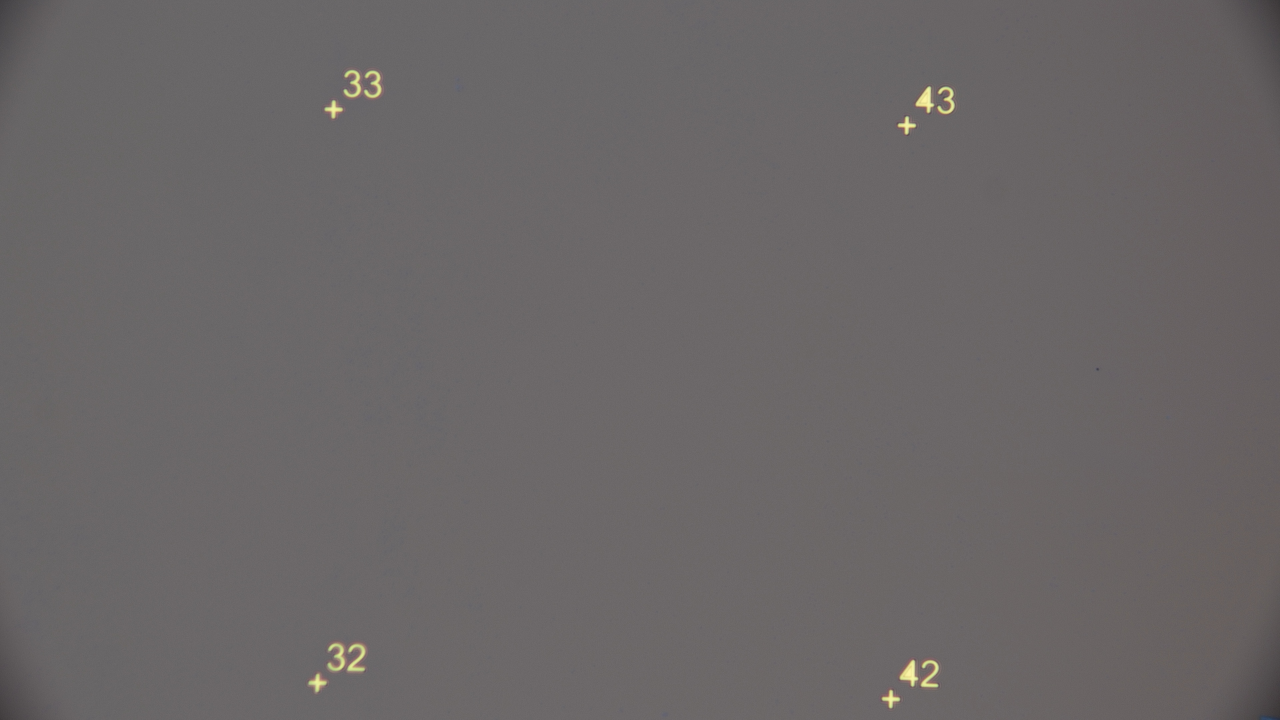
#> input picture ImageStitch/microscope_images/01.jpg, 3840 x 2160 px, found by its file name (shown at 1/3 size); its folder holds 4 pictures in this run
$ python vM2Stitch.py
#> lines starting #> are read from the running program, lines starting #| are printed output that depends on the picture
"""
https://github.com/yfukai/m2stitch
https://m2stitch.readthedocs.io/en/latest/
"""

from os import path
import os

import numpy as np
import pandas as pd
from PIL import Image

import m2stitch

def main():
    # Create output directory if it doesn't exist
    output_dir = "ImageStitch/output"
    if not os.path.exists(output_dir):
        os.makedirs(output_dir)

    image_dir = "ImageStitch/microscope_images"

    output_npy = "ImageStitch/subimages.npy"
    output_csv = "ImageStitch/subimages_props.csv"

    # Get a sorted list of image files (assuming they are named in a grid order)
    image_files = sorted([f for f in os.listdir(image_dir) if f.endswith(".jpg")])

    # print(image_files)

    # Load images as grayscale (or adjust as needed)
    images = [np.array(Image.open(os.path.join(image_dir, img)).convert("L")) for img in image_files]
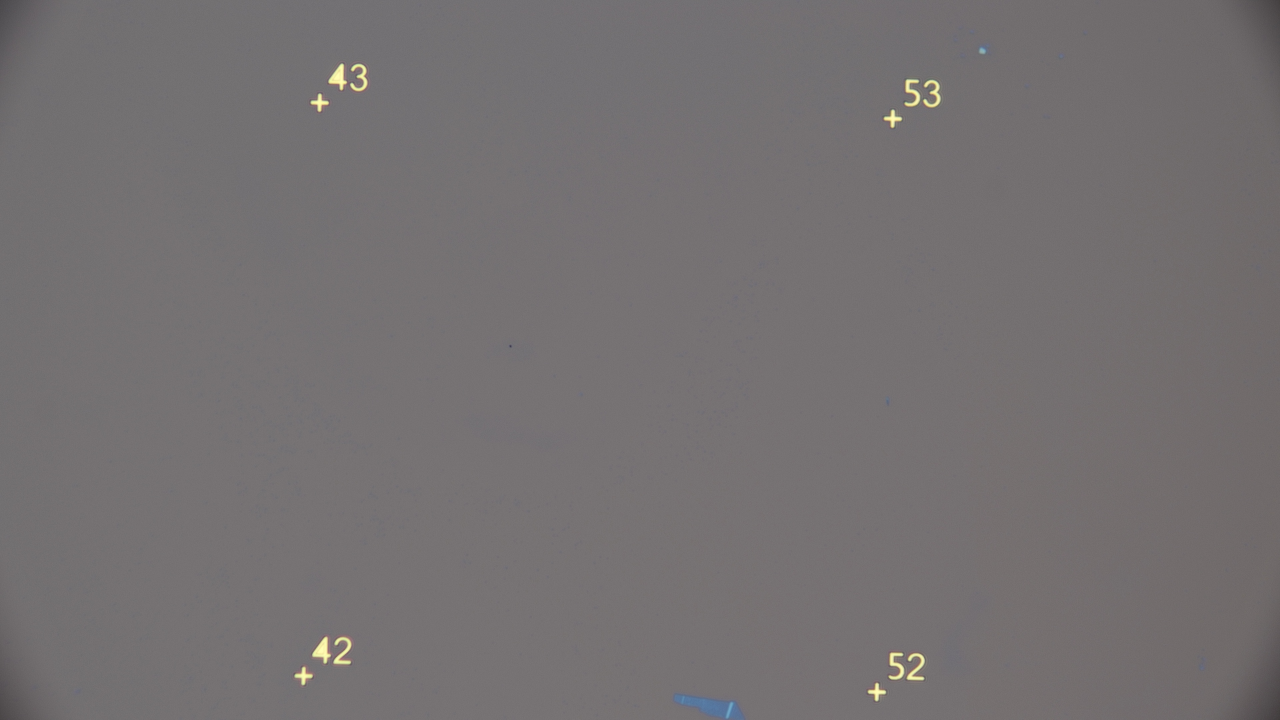
#> input picture ImageStitch/microscope_images/02.jpg, 3840 x 2160 px, found by its file name (shown at 1/3 size)
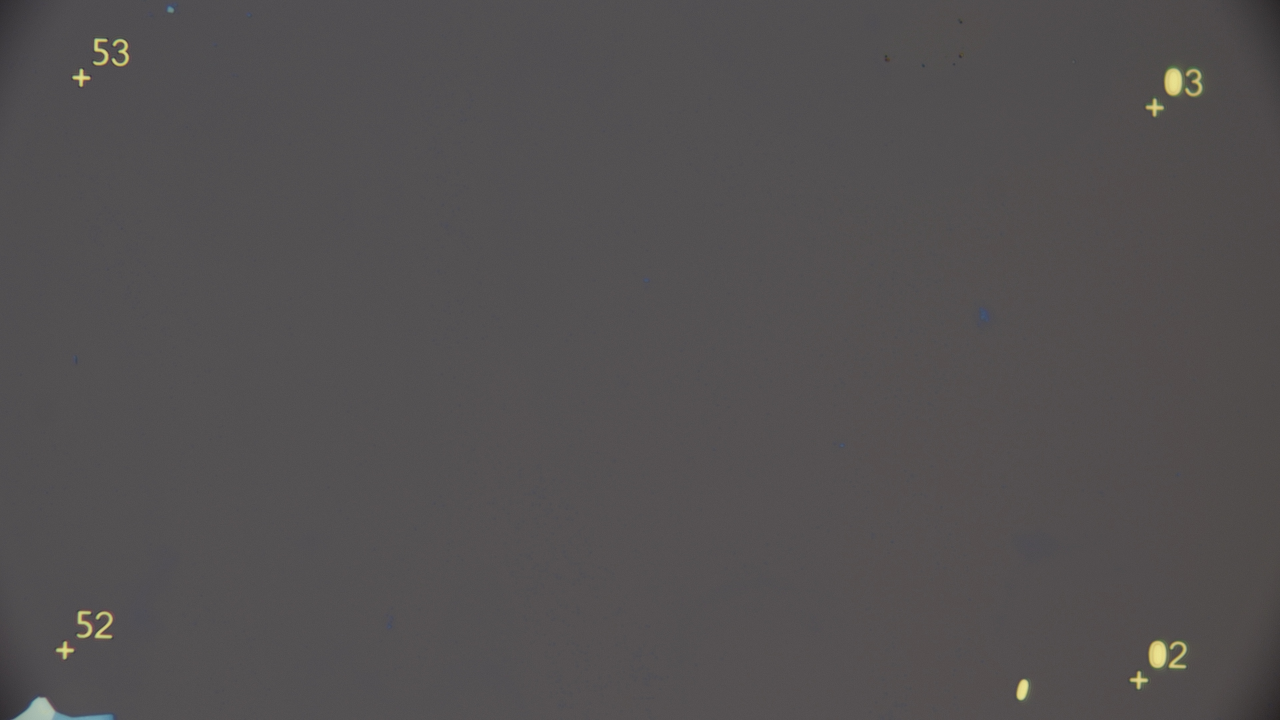
#> input picture ImageStitch/microscope_images/03.jpg, 3840 x 2160 px, found by its file name (shown at 1/3 size)
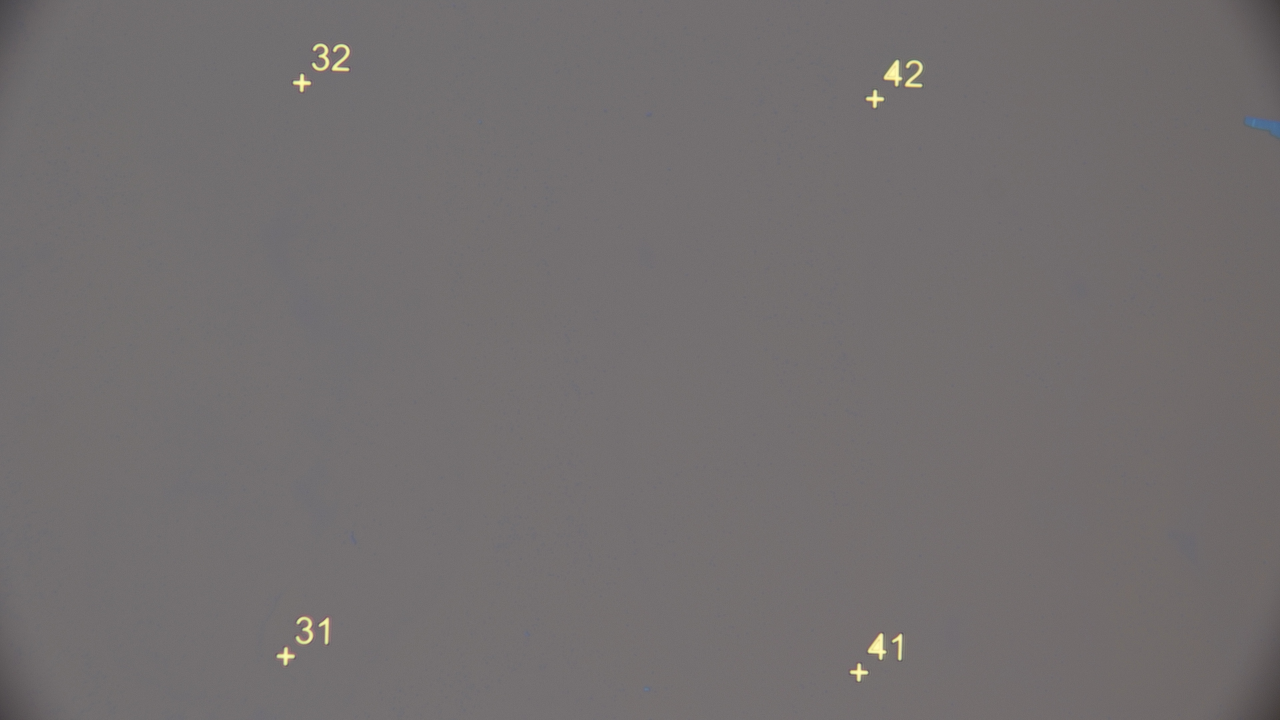
#> input picture ImageStitch/microscope_images/04.jpg, 3840 x 2160 px, found by its file name (shown at 1/3 size)

    # Convert to NumPy array with shape (num_images, heigth, width)
    images_array = np.stack(images, axis=0)

    # Save the images as a NumPy array
    np.save(output_npy, images_array)

    # Define row and column positions manually or based on filesnames
    # Assuming images are named in a "row_col.jpg" format (e.g., "1_2.jpg")
    rows, cols = [], []
    for img in image_files:
        row, col = map(int, img.split(".")[0].split("_")) # Extract row & col from filename
        rows.append(row)
        cols.append(col)

    # Create DataFrame
    props_df = pd.DataFrame({"row": rows, "col": cols})

    # Save to CSV
    props_df.to_csv(output_csv, index=True)

    script_path = path.dirname(path.realpath(__file__))

    image_file_path = path.join(script_path, "subimages.npy")
    props_file_path = path.join(script_path, "subimages_props.csv")
    images = np.load(image_file_path)
    props = pd.read_csv(props_file_path, index_col=0)

    print(props)

    rows = props["row"].to_list()
    cols = props["col"].to_list()

    print(images.shape) # Must be 3-dim, with each dimension meaning (tile_index, x, y)
    print(rows) # The row indicies for each tile index
    print(cols) # The column indices for each tile index

    # Perform image stitching
    result_df,_ = m2stitch.stitch_images(images, rows, cols, pou = 50, row_col_transpose=False, ncc_threshold=1)

    print(result_df["y_pos"]) # The absolute y position of tiles
    print(result_df["x_pos"]) # The absolute x position of the tiles

    # stitching example
    result_df["y_pos2"] = result_df["y_pos"] - result_df["y_pos"].min()
    result_df["x_pos2"] = result_df["x_pos"] - result_df["x_pos"].min()

    size_y = images.shape[1]
    size_x = images.shape[2]

    stitched_image_size = (
        result_df["y_pos2"].max() + size_y,
        result_df["x_pos2"].max() + size_x,
    )
    stitched_image = np.zeros_like(images, shape=stitched_image_size)
    for i, row in result_df.iterrows():
        stitched_image[
            row["y_pos2"] : row["y_pos2"] + size_y,
            row["x_pos2"] : row["x_pos2"] + size_x,
        ] = images[i]

    result_image_file_path = path.join(script_path, "stitched_image.npy")
    np.save(result_image_file_path, stitched_image)


if __name__ == "__main__":
#> (the run stopped early here; a loop or call above may not have finished)
